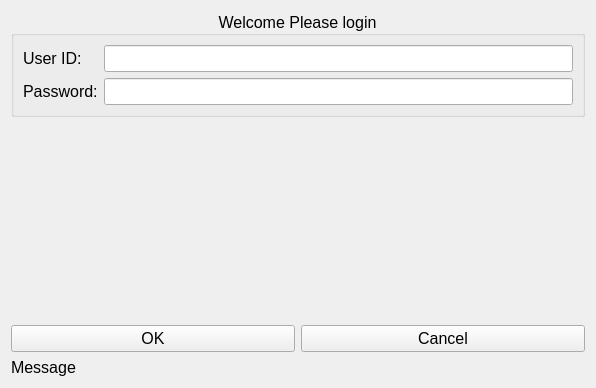
<?xml version="1.0" encoding="UTF-8"?>
<ui version="4.0">
 <class>w_LoginForm</class>
 <widget class="QWidget" name="w_LoginForm">
  <property name="geometry">
   <rect>
    <x>0</x>
    <y>0</y>
    <width>596</width>
    <height>388</height>
   </rect>
  </property>
  <property name="font">
   <font>
    <pointsize>12</pointsize>
   </font>
  </property>
  <property name="windowTitle">
   <string>SampleApplication</string>
  </property>
  <property name="windowIcon">
   <iconset resource="../Icons/Icons.qrc">
    <normaloff>:/Main/MainIcon.png</normaloff>:/Main/MainIcon.png</iconset>
  </property>
  <layout class="QGridLayout" name="gridLayout">
   <item row="3" column="0" colspan="2">
    <widget class="QLabel" name="lb_Message">
     <property name="text">
      <string>Message</string>
     </property>
    </widget>
   </item>
   <item row="2" column="0">
    <widget class="QPushButton" name="pb_OK">
     <property name="text">
      <string>OK</string>
     </property>
     <property name="icon">
      <iconset resource="../Icons/Icons.qrc">
       <normaloff>:/Buttons/Checkmark.png</normaloff>:/Buttons/Checkmark.png</iconset>
     </property>
    </widget>
   </item>
   <item row="0" column="0" colspan="2">
    <widget class="QGroupBox" name="groupBox">
     <property name="title">
      <string>Welcome Please login</string>
     </property>
     <property name="alignment">
      <set>Qt::AlignmentFlag::AlignCenter</set>
     </property>
     <layout class="QFormLayout" name="formLayout">
      <item row="0" column="0">
       <widget class="QLabel" name="label">
        <property name="text">
         <string>User ID:</string>
        </property>
       </widget>
      </item>
      <item row="0" column="1">
       <widget class="QLineEdit" name="le_UserID"/>
      </item>
      <item row="1" column="0">
       <widget class="QLabel" name="label_2">
        <property name="text">
         <string>Password:</string>
        </property>
       </widget>
      </item>
      <item row="1" column="1">
       <widget class="QLineEdit" name="le_Password">
        <property name="echoMode">
         <enum>QLineEdit::EchoMode::Password</enum>
        </property>
       </widget>
      </item>
     </layout>
    </widget>
   </item>
   <item row="1" column="0" colspan="2">
    <spacer name="verticalSpacer">
     <property name="orientation">
      <enum>Qt::Orientation::Vertical</enum>
     </property>
     <property name="sizeHint" stdset="0">
      <size>
       <width>20</width>
       <height>40</height>
      </size>
     </property>
    </spacer>
   </item>
   <item row="2" column="1">
    <widget class="QPushButton" name="pb_Cancel">
     <property name="text">
      <string>Cancel</string>
     </property>
     <property name="icon">
      <iconset resource="../Icons/Icons.qrc">
       <normaloff>:/Buttons/Cross.png</normaloff>:/Buttons/Cross.png</iconset>
     </property>
    </widget>
   </item>
  </layout>
 </widget>
 <tabstops>
  <tabstop>le_UserID</tabstop>
  <tabstop>le_Password</tabstop>
  <tabstop>pb_OK</tabstop>
  <tabstop>pb_Cancel</tabstop>
 </tabstops>
 <resources>
  <include location="../Icons/Icons.qrc"/>
 </resources>
 <connections/>
</ui>
